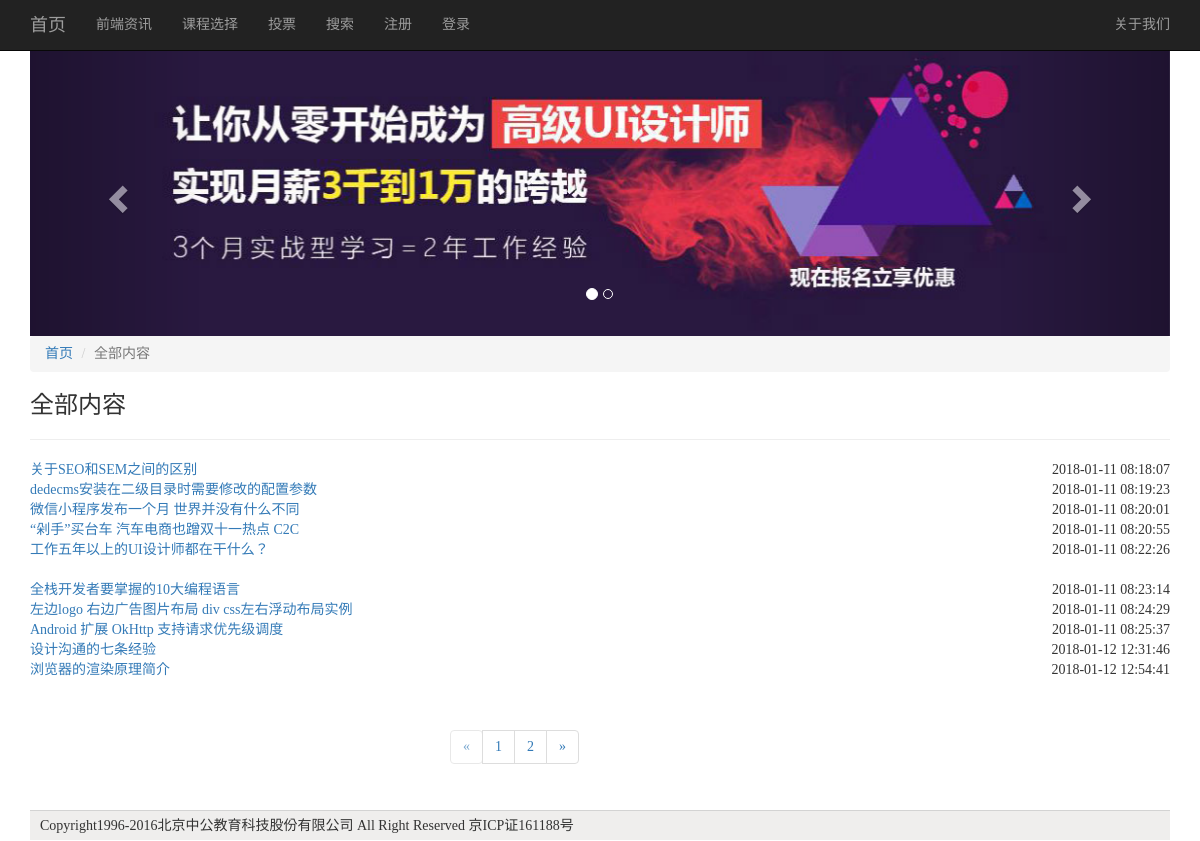
/message.php, run on the app's committed database.
### tables this page shows
CREATE TABLE IF NOT EXISTS `u_article` (
  `u_id` int(6) unsigned NOT NULL AUTO_INCREMENT,
  `u_title` varchar(300) NOT NULL,
  `u_column` varchar(100) NOT NULL,
  `u_description` text NOT NULL,
  `u_keyword` varchar(100) NOT NULL,
  `u_contents` text NOT NULL,
  `u_thumb` varchar(200) NOT NULL,
  `u_author` varchar(100) NOT NULL,
  `u_add_date` varchar(50) NOT NULL,
  PRIMARY KEY (`u_id`)
);

### message.php (the view)
<?php
    include 'PHP/configPhP.php';
    include 'headerPhP.php';
	if( empty($_GET['column']) )
	{
		$column = '全部内容';
	}
	else
	{
		$column = $_GET['column'];
	};
	if( empty($_GET['page']) )
	{
		$pages = 1;
	}
	else
	{
		$pages = $_GET['page'];
	};
	$pageSize = 10;
	$pageStart = ($pages-1)*$pageSize;
	if( $column == '全部内容' )
	{
		$sql = "SELECT * FROM u_article ORDER BY u_id LIMIT $pageStart,$pageSize";
		$sqlTotal = "SELECT * FROM u_article";
	}
	else
	{
		$sql = "SELECT * FROM u_article WHERE u_column='$column' ORDER BY u_id LIMIT $pageStart,$pageSize";
		$sqlTotal = "SELECT * FROM u_article WHERE u_column='$column' ORDER BY u_id";
	};
	$result = $conn->query($sql);
	$resultTotal = $conn->query($sqlTotal);
	$pageNum = ceil($resultTotal->num_rows/$pageSize);
?>
        <div>
            <ul class="breadcrumb">
                <li><a href="index.php">首页</a></li>
                <li class="active"><?php echo $column; ?></li>
            </ul>
        </div>
        <h3><?php echo $column; ?></h3>
        <hr>
        <div>
           <ul class="container-fluid list-unstyled list-li">
				 <?php
                 $j = 0;
                     if( $result->num_rows>0 )
                     {
                        while( $row = $result->fetch_assoc() )
                        {
                            $j++;
                 ?>
                <li class="row"><a href="content.php?id=<?php echo $row['u_id']; ?>"><?php echo $row['u_title']; ?></a><span class="pull-right"><?php echo date('Y-m-d H:i:s',$row['u_add_date']); ?></span></li>
              <?php
					if( $j%5==0 )
					{
						echo '<li> &nbsp;</li>';
					 }
				 }
			 }
			 else
			 {
				echo '此栏目下没有文章';
			 };
			 ?>
            </ul>
        </div>
        <nav aria-label="Page navigation" style="width: 300px;margin: auto">
            <ul class="pagination">
                <li>
                    <a href="message.php?column=<?php echo $column; ?>&page=<?php echo $pages-1;?>" class="<?php if(1==$pages) echo 'btn disabled' ?>" aria-label="Previous">
                        <span aria-hidden="true">&laquo;</span>
                    </a>
                </li>
                <?php
					for($i=1;$i<=$pageNum;$i++)
					{
				?>
                <li><a href="message.php?column=<?php echo $column; ?>&page=<?php echo $i;?>"><?php echo $i;?></a></li>
                <?php
						};
				?>
                <li><a href="message.php?column=<?php echo $column; ?>&page=<?php echo $pages+1;?>" class="<?php if($pageNum==$pages) echo 'btn disabled' ?>" aria-label="Next">
                         <span aria-hidden="true">&raquo;</span>
                    </a>
                </li>
            </ul>
        </nav>
<?php
  include 'footerPhP.php'
?>

### css/style.css (style rules this page uses)
body { font-family: "宋体"; }
li { list-style: none; }

### data on the page
u_article: u_title "关于SEO和SEM之间的区别", u_add_date "2018-01-11 08:18:07"
u_article: u_title "dedecms安装在二级目录时需要修改的配置参数", u_add_date "2018-01-11 08:19:23"
u_article: u_title "微信小程序发布一个月 世界并没有什么不同", u_add_date "2018-01-11 08:20:01"
u_article: u_title "“剁手”买台车 汽车电商也蹭双十一热点 C2C", u_add_date "2018-01-11 08:20:55"
u_article: u_title "工作五年以上的UI设计师都在干什么？", u_add_date "2018-01-11 08:22:26"
u_article: u_title "全栈开发者要掌握的10大编程语言", u_add_date "2018-01-11 08:23:14"
u_article: u_title "左边logo 右边广告图片布局 div css左右浮动布局实例", u_add_date "2018-01-11 08:24:29"
u_article: u_title "Android 扩展 OkHttp 支持请求优先级调度", u_add_date "2018-01-11 08:25:37"
u_article: u_title "设计沟通的七条经验", u_add_date "2018-01-12 12:31:46"
u_article: u_title "浏览器的渲染原理简介", u_add_date "2018-01-12 12:54:41"

### other printed values
$column "全部内容"
